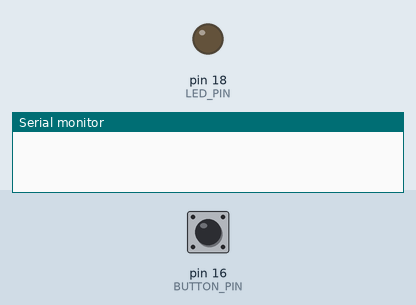
A sketch run on a simulated Arduino Uno, built with avr-gcc and run on an emulated ATmega328P. Shown: output pins drawn as LEDs (lit = HIGH), the last lines printed to the serial monitor. The inputs (shaded band) are chosen by the test bench; at power-on: pin 16 (BUTTON_PIN) HIGH.

Above: at 1.2 s.
1.3 s: pin 16 (BUTTON_PIN) pulled LOW for 0.15 s
At 2.1 s:
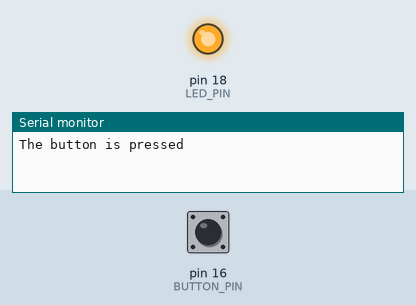
2.9 s: pin 16 (BUTTON_PIN) pulled LOW for 1 s
At 3.3 s:
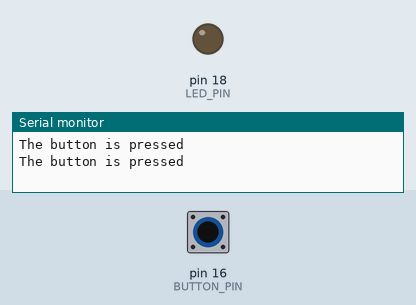
5.4 s: pin 16 (BUTTON_PIN) pulled LOW for 3.2 s
At 6.4 s:
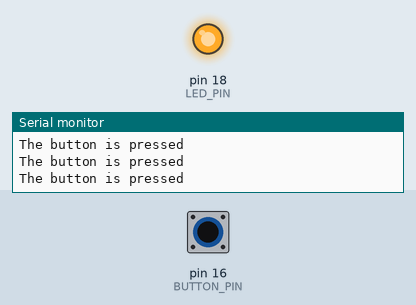
Timing chart, 0 to 8.4 s (numbered marks = the images above; inputs shaded):
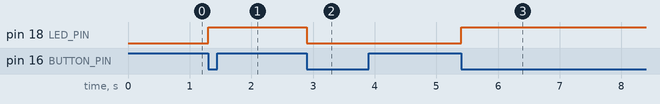

The sketch:

InputsAndOutputs.ino
```cpp
#define BUTTON_PIN 16
#define LED_PIN    18

int led_state = LOW;   //these are needed for our toggle
int button_state;
int last_button_state;

void setup() {
  Serial.begin(9600);
  pinMode(BUTTON_PIN, INPUT_PULLUP); //Setup pins
  pinMode(LED_PIN, OUTPUT);

  button_state = digitalRead(BUTTON_PIN); //Read the button if its pressed
}

void loop() {
  last_button_state = button_state;
  button_state = digitalRead(BUTTON_PIN); //current button state is the button pin

  if (last_button_state == HIGH && button_state == LOW) {
    Serial.println("The button is pressed");

    // toggle state of LED
    led_state = !led_state;

    // control LED arccoding to the toggled state
    digitalWrite(LED_PIN, led_state);
  }
}
```

Measured:
- after the input at 1.3 s, pin 18 (LED_PIN): LOW → HIGH at once
- after the input at 2.9 s, pin 18 (LED_PIN): HIGH → LOW at once
- after the input at 5.4 s, pin 18 (LED_PIN): LOW → HIGH at once
